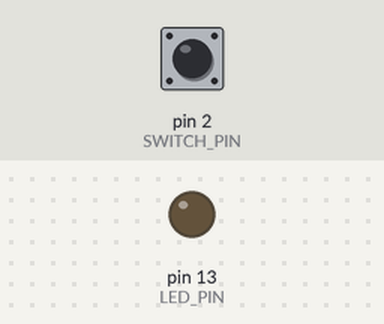
A sketch run on a simulated Arduino Uno, built with avr-gcc and run on an emulated ATmega328P. Shown: output pins drawn as LEDs (lit = HIGH). Inputs (shaded band) come from the test bench; at power-on: pin 2 (SWITCH_PIN) HIGH. Sleep ends after the set time or at an interrupt.

Above: at 1.2 s.
1.3 s: pin 2 (SWITCH_PIN) pulled LOW for 0.15 s
At 2.2 s:
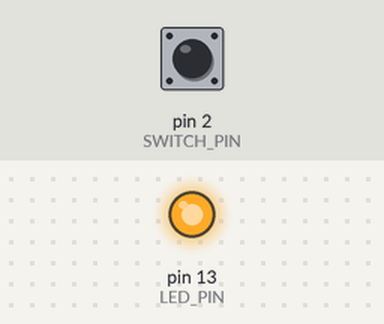
Timing chart, 0 to 4.3 s (numbered marks = the images above; inputs shaded):
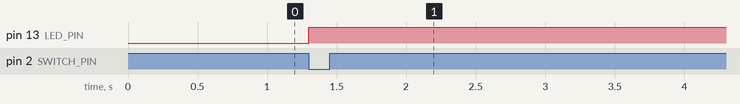

Measured:
- after the input at 1.3 s, pin 13 (LED_PIN): LOW → HIGH at once

The sketch:

Exercise_4_Staying.ino
```cpp
#define F_CPU 16000000UL
#include <avr/io.h>
#include <avr/interrupt.h>
#include <avr/sleep.h>
#include <util/delay.h>

#define LED_PIN PB5
#define SWITCH_PIN PD2  // INT0 (D2)

ISR(INT0_vect)
{
  // Niks doen in de interrupt zelf — enkel wakker worden
}

void setup() {
  DDRB  |=  (1 << LED_PIN);     // LED output
  PORTB &= ~(1 << LED_PIN);

  DDRD  &= ~(1 << SWITCH_PIN);  // Switch input
  PORTD |=  (1 << SWITCH_PIN);  // Enable internal pull-up

  // Falling edge interrupt → wekt MCU
  EICRA |=  (1 << ISC01);
  EICRA &= ~(1 << ISC00);
  EIMSK |=  (1 << INT0);

  // Power reduction
  PRR = (1 << PRTWI) | (1 << PRTIM0) | (1 << PRTIM1) |
        (1 << PRTIM2) | (1 << PRSPI) | (1 << PRADC);

  set_sleep_mode(SLEEP_MODE_PWR_DOWN);
  sleep_enable();
  sei();
}

void loop() {
  // Lees de huidige stand van de switch
  if (PIND & (1 << SWITCH_PIN)) {
    // Hoog → schakelaar open → LED uit
    PORTB &= ~(1 << LED_PIN);
  } else {
    // Laag → schakelaar gesloten → LED aan
    PORTB |= (1 << LED_PIN);
  }

  // Ga terug slapen
  sleep_cpu();
}
```
